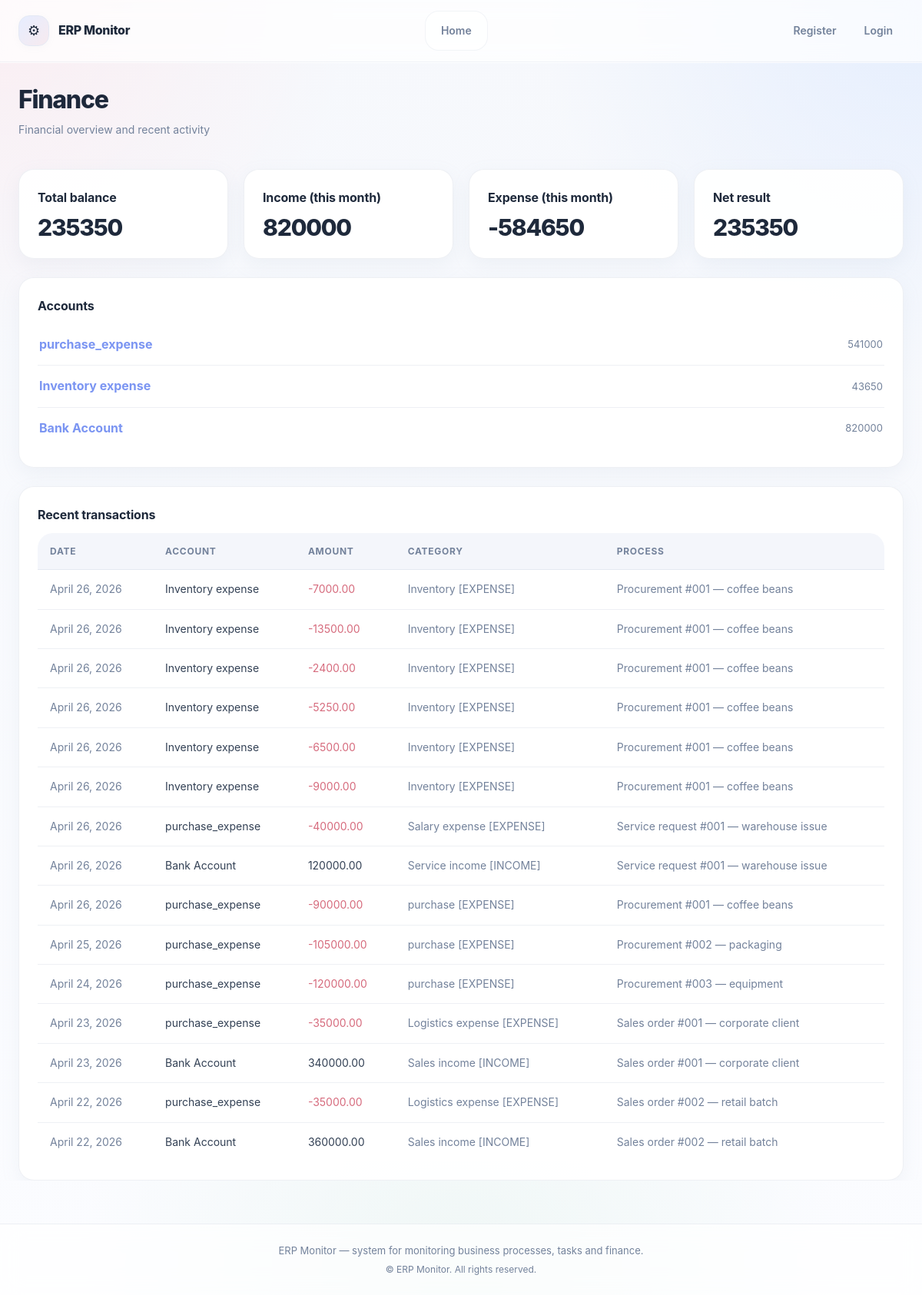
/finance/, run on the app's committed database.
### finance/models.py (models this page shows, shortened)
class Account(models.Model):
    name = models.CharField(max_length=100)
    currency = models.CharField(max_length=3, default="KZT")
    def balance(self):
        income = self.transactions.filter(
            category__type="INCOME"
        ).aggregate(total=Sum("amount"))["total"] or Decimal("0")
        expense = self.transactions.filter(
            category__type="EXPENSE"
        ).aggregate(total=Sum("amount"))["total"] or Decimal("0")
        return income - expense

class Transaction(models.Model):
    account = models.ForeignKey(
        Account,
        on_delete=models.PROTECT,
        related_name="transactions",
    )
    category = models.ForeignKey(
        Category,
        on_delete=models.PROTECT,
        related_name="transactions",
    )
    counterparty = models.ForeignKey(
        Counterparty,
        null=True,
        blank=True,
        on_delete=models.SET_NULL,
        related_name="transactions",
    )
    task = models.ForeignKey(
        Task,
        on_delete=models.SET_NULL,
        null=True,
        blank=True,
        related_name="transactions",
    )
    process_instance = models.ForeignKey(
        ProcessInstance,
        on_delete=models.SET_NULL,
        null=True,
        blank=True,
        related_name="transactions",
    )
    amount = models.DecimalField(max_digits=14, decimal_places=2)
    date = models.DateField()
    comment = models.TextField(blank=True)
    created_at = models.DateTimeField(auto_now_add=True)

class Category(models.Model):
    TYPE_CHOICES = (
        ("INCOME", "Income"),
        ("EXPENSE", "Expense"),
    )
    name = models.CharField(max_length=100)
    type = models.CharField(max_length=10, choices=TYPE_CHOICES)
    def __str__(self):
        return f"{self.name} [{self.type}]"

### processes/models.py (models this page shows, shortened)
class ProcessInstance(models.Model):
    process = models.ForeignKey(
        Process,
        on_delete=models.CASCADE,
        related_name="instances",
    )
    name = models.CharField(max_length=255)
    manager = models.ForeignKey(
        "people.Employee",   # ← строка
        on_delete=models.SET_NULL,
        null=True,
        blank=True,
        related_name="managed_processes",
    )
    planned_budget = models.DecimalField(
        max_digits=14, decimal_places=2,
        null=True, blank=True
    )
    planned_end_date = models.DateField(
        null=True, blank=True
    )
    started_at = models.DateTimeField(auto_now_add=True)
    is_completed = models.BooleanField(default=False)
    current_stage = models.ForeignKey(
        "Stage",
        on_delete=models.SET_NULL,
        null=True,
        blank=True,
        related_name="current_instances",
    )
    branch = models.ForeignKey(
        Branch,
        on_delete=models.SET_NULL,
        null=True,
        blank=True,
        related_name="process_instances",
    )
    business_date = models.DateField(
        null=True,
        blank=True,
        verbose_name="Business date",
    )
    def __str__(self):
        return self.name

### finance/views.py (the view)
# urls.py: path("", views.finance_dashboard, name="finance_dashboard"),
def finance_dashboard(request):
    today = date.today()
    month_start = today.replace(day=1)
    transactions = Transaction.objects.all()
    total_balance = (
        transactions.aggregate(total=Sum("amount"))["total"]
        or 0
    )
    income_month = (
        transactions.filter(
            amount__gt=0,
            date__gte=month_start
        )
        .aggregate(total=Sum("amount"))["total"]
        or 0
    )
    expense_month = (
        transactions.filter(
            amount__lt=0,
            date__gte=month_start
        )
        .aggregate(total=Sum("amount"))["total"]
        or 0
    )
    accounts = Account.objects.all()
    last_transactions = (
        Transaction.objects
        .select_related("account", "category", "process_instance")
        .order_by("-date", "-id")[:15]
    )
    context = {
        "total_balance": total_balance,
        "income_month": income_month,
        "expense_month": expense_month,
        "net_month": income_month + expense_month,
        "accounts": accounts,
        "last_transactions": last_transactions,
    }
    return render(
        request,
        "finance/dashboard.html",
        context
    )

### templates/finance/dashboard.html (shortened to what this page needs)
{% extends "base.html" %}
{% block content %}
<div class="page-header fade-in">
    <h1 class="page-title">Finance</h1>
    <p class="page-subtitle">
        Financial overview and recent activity
    </p>
</div>
<section class="dashboard-section fade-in">
    <div class="cards-grid">
        <div class="card">
            <div class="card-title">Total balance</div>
            <div class="card-metric">{{ total_balance }}</div>
        </div>
        <div class="card">
            <div class="card-title">Income (this month)</div>
            <div class="card-metric">{{ income_month }}</div>
        </div>
        <div class="card">
            <div class="card-title">Expense (this month)</div>
            <div class="card-metric">{{ expense_month }}</div>
        </div>
        <div class="card">
            <div class="card-title">Net result</div>
            <div class="card-metric {% if net_month < 0 %}danger{% endif %}">
                {{ net_month }}
            </div>
        </div>
    </div>
</section>
<section class="dashboard-section fade-in">
    <div class="card">
        <div class="card-title">Accounts</div>
        <ul class="list">
            {% for acc in accounts %}
                <li class="list-item">
                    <a class="table-link"
                       href="{% url 'account_detail' acc.id %}">
                        {{ acc.name }}
                    </a>
                    <span class="list-muted">{{ acc.balance }}</span>
                </li>
            {% empty %}
                <li class="list-empty">No accounts</li>
            {% endfor %}
        </ul>
    </div>
</section>
<section class="dashboard-section fade-in">
    <div class="card">
        <div class="card-title">Recent transactions</div>
        <table class="table">
            <thead>
                <tr>
                    <th>Date</th>
                    <th>Account</th>
                    <th>Amount</th>
                    <th>Category</th>
                    <th>Process</th>
                </tr>
            </thead>
            <tbody>
                {% for t in last_transactions %}
                <tr>
                    <td class="muted">{{ t.date }}</td>
                    <td>{{ t.account.name }}</td>
                    <td>
                        <span class="{% if t.amount < 0 %}danger{% endif %}">
                            {{ t.amount }}
                        </span>
                    </td>
                    <td class="muted">{{ t.category }}</td>
                    <td class="muted">
                        {{ t.process_instance|default:"—" }}
                    </td>
                </tr>
                {% empty %}
                <tr>
                    <td colspan="5" class="muted">
                        No transactions
                    </td>
                </tr>
                {% endfor %}
            </tbody>
        </table>
    </div>
</section>
{% endblock %}

### static/css/main.css (style rules this page uses)
*, *::before, *::after { box-sizing: border-box; }
html, body { margin: 0; padding: 0; min-height: 100%; }
html { color-scheme: light; scroll-behavior: smooth; }
body { font-family: Inter, system-ui, -apple-system, "Segoe UI", Roboto, Arial, sans-serif; line-height: 1.6; -webkit-font-smoothing: antialiased; text-rendering: optimizeLegibility; transition: background-color .3s ease, color .3s ease; }
html[data-theme="light"], html[data-theme="dark"] { --bg-main: #f6f8fc; --bg-main-secondary: #fbfcff; --bg-surface: rgba(255, 255, 255, 0.76); --bg-surface-strong: rgba(255, 255, 255, 0.92); --bg-solid: #ffffff; --bg-soft: #f4f6fb; --bg-soft-hover: #edf2f9; --bg-nav: rgba(255, 255, 255, 0.64); --text-main: #1e293b; --text-soft: #334155; --text-muted: #73829b; --border-color: rgba(148, 163, 184, 0.16); --border-strong: rgba(148, 163, 184, 0.26); --accent: #7b95f2; --accent-hover: #657fe3; --accent-soft: rgba(123, 149, 242, 0.12); --success: #39996d; --success-soft: rgba(57, 153, 109, 0.12); --danger: #d66b7d; --danger-soft: rgba(214, 107, 125, 0.12); --warning: #d2a146; --warning-soft: rgba(210, 161, 70, 0.12); --info: #5f8fe8; --info-soft: rgba(95, 143, 232, 0.12); --shadow-xs: 0 2px 10px rgba(148, 163, 184, 0.06); --shadow-sm: 0 8px 24px rgba(148, 163, 184, 0.10); --shadow-md: 0 16px 38px rgba(148, 163, 184, 0.14); --shadow-lg: 0 28px 60px rgba(148, 163, 184, 0.18); --glass-blur: blur(14px); --radius-xs: 10px; --radius-sm: 14px; --radius-md: 20px; --radius-lg: 28px; --radius-xl: 34px; --container-width: 1360px; }
body.app { background: radial-gradient(circle at top left, rgba(255, 223, 228, 0.42), transparent 22%), radial-gradient(circle at top right, rgba(214, 229, 255, 0.52), transparent 24%), radial-gradient(circle at bottom center, rgba(220, 239, 230, 0.38), transparent 28%), linear-gradient(180deg, var(--bg-main) 0%, var(--bg-main-secondary) 100%); color: var(--text-main); }
a { color: inherit; }
.page-header { margin-bottom: 2px; }
.page-title { margin: 0; font-size: 32px; line-height: 1.08; font-weight: 800; letter-spacing: -0.04em; color: var(--text-main); }
.page-subtitle { margin-top: 10px; font-size: 14px; color: var(--text-muted); }
.card { background: var(--bg-surface-strong); backdrop-filter: var(--glass-blur); -webkit-backdrop-filter: var(--glass-blur); border: 1px solid var(--border-color); border-radius: var(--radius-md); padding: 24px; box-shadow: var(--shadow-sm); transition: transform .22s ease, box-shadow .22s ease, border-color .22s ease, background .22s ease; }
.card-title { margin-bottom: 10px; font-size: 16px; font-weight: 700; letter-spacing: -0.01em; color: var(--text-main); }
.card-metric { margin-top: 6px; font-size: 30px; line-height: 1.05; font-weight: 800; letter-spacing: -0.04em; color: var(--text-main); }
.dashboard-section { display: flex; flex-direction: column; gap: 20px; }
.cards-grid { display: grid; grid-template-columns: repeat(auto-fill, minmax(240px, 1fr)); gap: 20px; }
.list { list-style: none; padding: 0; margin: 0; }
.list-item { display: flex; justify-content: space-between; align-items: center; gap: 12px; padding: 14px 2px; border-bottom: 1px solid var(--border-color); }
.list-item:last-child { border-bottom: none; }
.list-muted { font-size: 13px; color: var(--text-muted); }
.table { width: 100%; border-collapse: separate; border-spacing: 0; font-size: 14px; color: var(--text-soft); overflow: hidden; background: rgba(255, 255, 255, 0.6); border-radius: var(--radius-md); }
.table thead { background: var(--bg-soft); }
.table th, .table td { padding: 14px 16px; text-align: left; border-bottom: 1px solid var(--border-color); vertical-align: middle; }
.table th { font-size: 12px; font-weight: 700; letter-spacing: 0.06em; text-transform: uppercase; color: var(--text-muted); }
.table tbody tr { transition: background .18s ease; }
.table tbody tr:last-child td { border-bottom: none; }
.table-link { color: var(--accent); text-decoration: none; font-weight: 700; }
::placeholder { color: #98a4b8; }
.fade-in { animation: fadeIn .35s ease forwards; }
.danger { color: var(--danger); }
.muted { color: var(--text-muted); }
table { width: 100%; }

### data on the page
Account: name "purchase_expense", balance "541000"
Account: name "Inventory expense", balance "43650"
Account: name "Bank Account", balance "820000"
Transaction: date "April 26, 2026", account.name "Inventory expense", amount "-7000.00", category "Inventory [EXPENSE]", process_instance "Procurement #001 — coffee beans"
Transaction: date "April 26, 2026", account.name "Inventory expense", amount "-13500.00", category "Inventory [EXPENSE]", process_instance "Procurement #001 — coffee beans"
Transaction: date "April 26, 2026", account.name "Inventory expense", amount "-2400.00", category "Inventory [EXPENSE]", process_instance "Procurement #001 — coffee beans"
Transaction: date "April 26, 2026", account.name "Inventory expense", amount "-5250.00", category "Inventory [EXPENSE]", process_instance "Procurement #001 — coffee beans"
Transaction: date "April 26, 2026", account.name "Inventory expense", amount "-6500.00", category "Inventory [EXPENSE]", process_instance "Procurement #001 — coffee beans"
Transaction: date "April 26, 2026", account.name "Inventory expense", amount "-9000.00", category "Inventory [EXPENSE]", process_instance "Procurement #001 — coffee beans"
Transaction: date "April 26, 2026", account.name "purchase_expense", amount "-40000.00", category "Salary expense [EXPENSE]", process_instance "Service request #001 — warehouse issue"
Transaction: date "April 26, 2026", account.name "Bank Account", amount "120000.00", category "Service income [INCOME]", process_instance "Service request #001 — warehouse issue"
Transaction: date "April 26, 2026", account.name "purchase_expense", amount "-90000.00", category "purchase [EXPENSE]", process_instance "Procurement #001 — coffee beans"
Transaction: date "April 25, 2026", account.name "purchase_expense", amount "-105000.00", category "purchase [EXPENSE]", process_instance "Procurement #002 — packaging"
Transaction: date "April 24, 2026", account.name "purchase_expense", amount "-120000.00", category "purchase [EXPENSE]", process_instance "Procurement #003 — equipment"
Transaction: date "April 23, 2026", account.name "purchase_expense", amount "-35000.00", category "Logistics expense [EXPENSE]", process_instance "Sales order #001 — corporate client"
Transaction: date "April 23, 2026", account.name "Bank Account", amount "340000.00", category "Sales income [INCOME]", process_instance "Sales order #001 — corporate client"
Transaction: date "April 22, 2026", account.name "purchase_expense", amount "-35000.00", category "Logistics expense [EXPENSE]", process_instance "Sales order #002 — retail batch"
Transaction: date "April 22, 2026", account.name "Bank Account", amount "360000.00", category "Sales income [INCOME]", process_instance "Sales order #002 — retail batch"

### other printed values
{{ total_balance }} "235350"
{{ income_month }} "820000"
{{ expense_month }} "-584650"
{{ net_month }} "235350"
